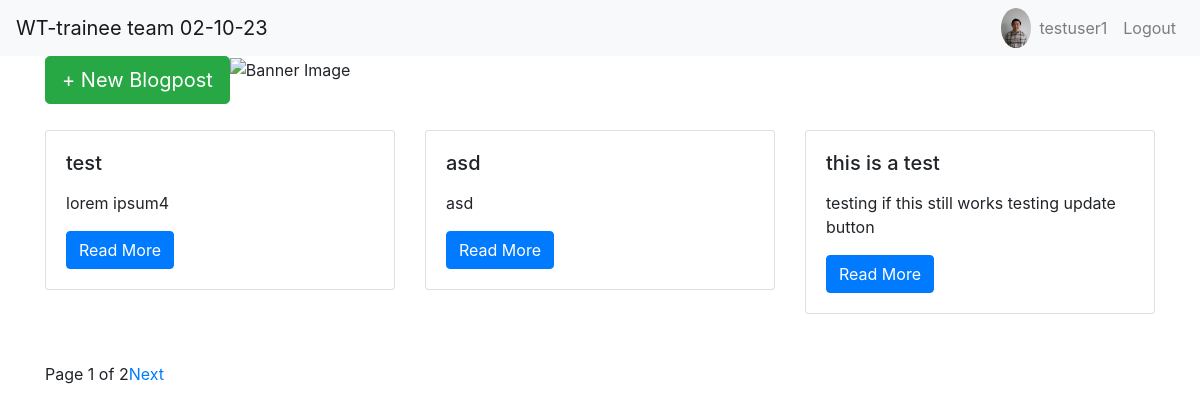
The app's page / (signed in), older data.
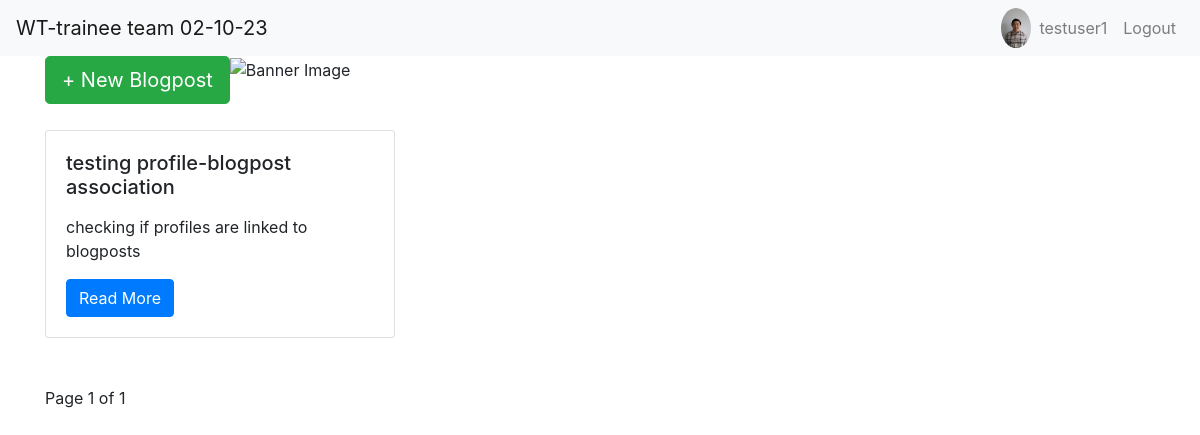
The same page, newer data.
### blog/models.py (models this page shows)
class BlogPost(models.Model):
    profile = models.ForeignKey(Profile, on_delete=models.CASCADE, related_name='blogposts')
    title=models.CharField(max_length=100)
    content = models.TextField()

### blog/views.py (the view)
# urls.py: path('', HomePageView.as_view(), name='homepage'),
class HomePageView(ListView):
    model = BlogPost
    template_name = 'home/index.html'
    context_object_name = 'posts'
    paginate_by = 3
    def get_queryset(self):
        return BlogPost.objects.all()

### blog/context_processor.py (called while the page is built)
def profile_picture(request):
    if request.user.is_authenticated:
        profile = request.user.profile
        return {'profile': profile}
    return {}

### blog/templates/home/index.html (shortened to what this page needs)
{% extends '../base.html' %}
{% block content %}
    <div class="container">
        <img src="https://media.licdn.com/dms/image/D4E22AQHHgEIORT5JOg/feedshare-shrink_1280/0/1696856263932?e=1700092800&v=beta&t=A84gGg9GH3jctRnZSxjJ9BiswsBQG49D1wBrXbJvNcw" class="img-fluid banner-img" alt="Banner Image">
        <a href="{% url 'create_class' %}" class="btn btn-success btn-lg float-left">+ New Blogpost</a>
        <div class="row my-5">
            {% for post in page_obj %}
            <div class="col-md-4">
                <div class="card">
                    <div class="card-body">
                        <h5 class="card-title">{{ post.title }}</h5>
                        <p class="card-text">{{ post.content }}</p>
                        <a href="{% url 'blog_detail' post.id %}" class="btn btn-primary">Read More</a>
                    </div>
                </div>
            </div>
            {% endfor %}
        </div>
        <div class="pagination">
            <span class="current-page">Page {{ page_obj.number }} of {{ page_obj.paginator.num_pages }}</span>
            {% if page_obj.has_next %}
                <a href="?page={{ page_obj.next_page_number }}"> Next</a>
            {% endif %}
        </div>
    </div>
{% endblock %}

Row changes from the older to the newer data that the page shows:
removed BlogPost: title "test", content "lorem ipsum4"
removed BlogPost: title "asd", content "asd"
removed BlogPost: title "this is a test", content "testing if this still works testing update button"
added BlogPost: title "testing profile-blogpost association", content "checking if profiles are linked to blogposts"
Text that changed along with them:
{{ page_obj.paginator.num_pages }}: "2" → "1"
text no longer shown: "Next"
